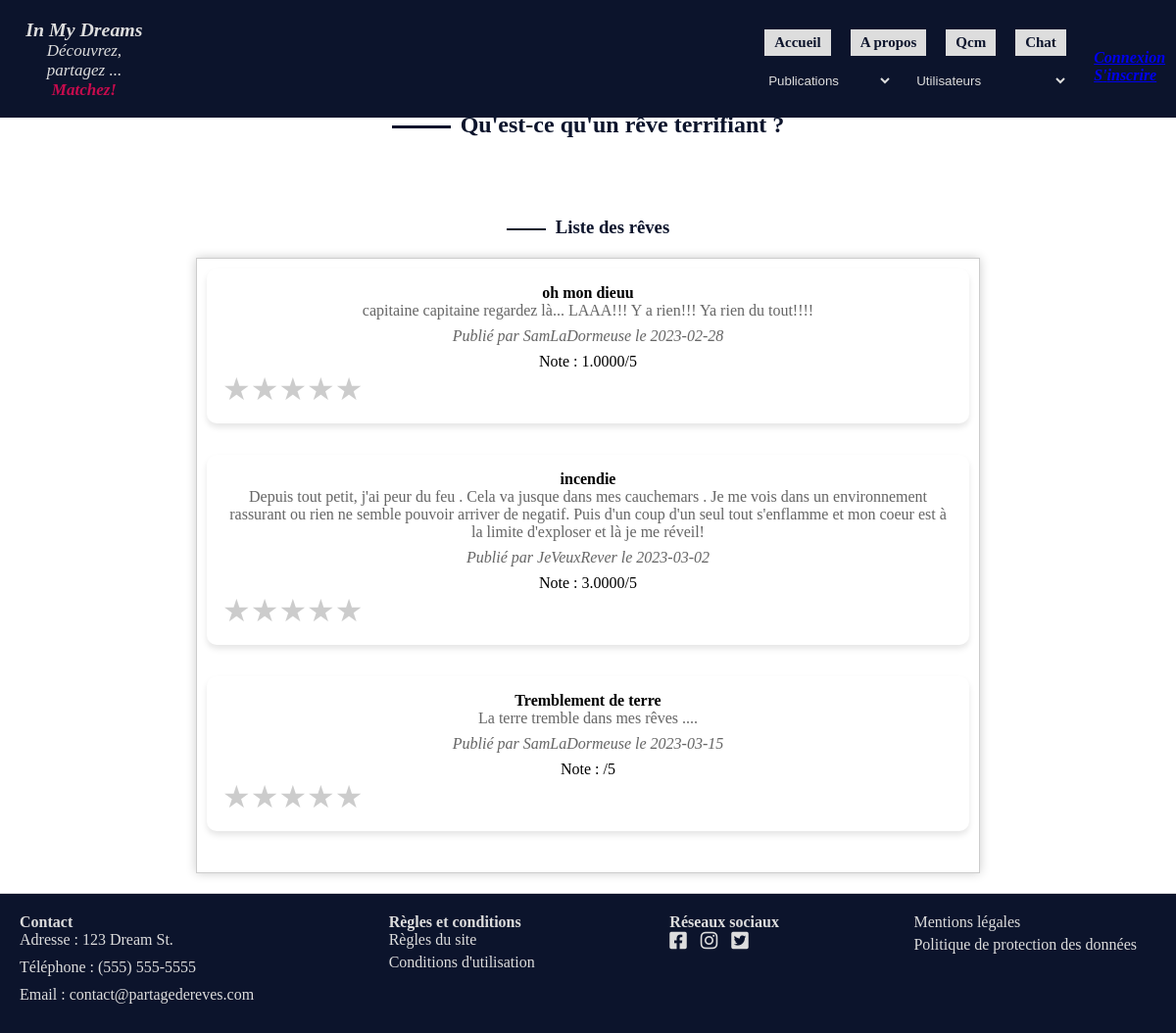
/index.php?page=categ-reves&action=catastrophe, run on the app's committed database.
### tables this page shows
CREATE TABLE `reve` (
  `id_reve` int(11) NOT NULL AUTO_INCREMENT,
  `Libelle_Reve` text NOT NULL,
  `Date_Creation_Reve` date NOT NULL,
  `id_famille_reve` int(11) NOT NULL,
  `id_utilisateur` int(11) NOT NULL,
  `id_type_reve` int(11) DEFAULT NULL,
  `Titre_Reve` varchar(100) DEFAULT NULL,
  `libelle_type_reve` varchar(255) DEFAULT NULL,
  PRIMARY KEY (`id_reve`),
  KEY `REVE_FAMILLE_REVE_FK` (`id_famille_reve`),
  KEY `REVE_UTILISATEUR0_FK` (`id_utilisateur`),
  CONSTRAINT `REVE_FAMILLE_REVE_FK` FOREIGN KEY (`id_famille_reve`) REFERENCES `famille_reve` (`id_famille_reve`),
  CONSTRAINT `REVE_UTILISATEUR0_FK` FOREIGN KEY (`id_utilisateur`) REFERENCES `utilisateur` (`id_utilisateur`)
);

CREATE TABLE `utilisateur` (
  `id_utilisateur` int(11) NOT NULL AUTO_INCREMENT,
  `pseudo` varchar(40) NOT NULL,
  `prenom` varchar(40) NOT NULL,
  `date_naissance` date NOT NULL,
  `email` varchar(40) NOT NULL,
  `mdp` varchar(255) DEFAULT NULL,
  `descript` text,
  `id_sexe` int(11) DEFAULT NULL,
  `id_cp_ville` int(11) DEFAULT NULL,
  `id_type_reve` int(11) DEFAULT NULL,
  PRIMARY KEY (`id_utilisateur`),
  KEY `FK_UTILISATEUR_SEXE` (`id_sexe`),
  KEY `FK_UTILISATEUR_CP_VILLE` (`id_cp_ville`),
  KEY `UTILISATEUR_TYPE_REVE_FK` (`id_type_reve`),
  CONSTRAINT `FK_UTILISATEUR_CP_VILLE` FOREIGN KEY (`id_cp_ville`) REFERENCES `cp_ville` (`id_cp_ville`),
  CONSTRAINT `FK_UTILISATEUR_SEXE` FOREIGN KEY (`id_sexe`) REFERENCES `sexe` (`id_sexe`),
  CONSTRAINT `UTILISATEUR_TYPE_REVE_FK` FOREIGN KEY (`id_type_reve`) REFERENCES `type_reve` (`id_type_reve`)
);

### index.php (called while the page is built)
<?php
require_once 'routers.php';
?>

### dreams/dao/dao_categ_reves.php (called while the page is built, shortened)
<?php
function afficherTypeCata() {
    $conn = getConnexion();
    $SQLStmt = $conn->prepare(
        'SELECT r.*, u.pseudo, AVG(n.note) as note
        FROM REVE r
        JOIN UTILISATEUR u
        ON r.id_utilisateur = u.id_utilisateur
        LEFT JOIN NOTE n
        ON r.id_reve = n.id_reve
        WHERE r.id_type_reve = 35
        GROUP BY r.id_reve;'
    );
    $SQLStmt->execute();
    $reves = $SQLStmt->fetchAll(PDO::FETCH_ASSOC);
    return $reves;
}
?>

### dreams/redirectionCateg/catastrophe.phtml (the view, shortened to what this page needs)
<?php
require_once __DIR__ . '/../dao/dao_categ_reves.php';
?>
<!DOCTYPE html>
<html lang="en">
  <head>
    <link rel="stylesheet" href="https://cdnjs.cloudflare.com/ajax/libs/font-awesome/6.1.0/css/all.min.css">
	<link rel="stylesheet" href="/inmydreams/dreams/style/style.css">
  </head>
<body>
    <main>
        <nav>
            <?php require_once __DIR__ . '/../partials/nav.phtml'; ?>
        </nav>
        <header>
            <h1 class="titre-type-reve">Rêves terrifiants</h1>
        </header>
        <section class="definition-type-reve">
            <h2 class="sous-titre-categ">Qu'est-ce qu'un rêve terrifiant ?</h2>
            <h3 class="h3-liste-reves">Liste des rêves</h3>
                <div class="categ-liste-reves" id="liste-reves">
                    <?php
                    $reves = afficherTypeCata() ;
                    foreach ($reves as $reve) {
                        echo '<div class="reve">';
                        echo '<h4 class="titre-categ-reve">' . $reve['Titre_Reve'] . '</h4>';
                        echo '<p class="libelle-categ-reve">' . $reve['Libelle_Reve'] . '</p>';
                        echo '<p class="info-categ-reve italic">';
                        echo 'Publié par ' . $reve['pseudo'] . ' le ' . $reve['Date_Creation_Reve'];
                        echo '</p>';
                        echo '<div class="note" data-id="' . $reve['id_reve'] . '" data-note="' . $reve['note'] . '">';
                        echo 'Note : ' . $reve['note'] . '/5';
                        echo '</div>';
                        echo '<div class="rating" data-id="' . $reve['id_reve'] . '">';
                        echo '<span class="star" data-value="1">&#9733;</span>';
                        echo '<span class="star" data-value="2">&#9733;</span>';
                        echo '<span class="star" data-value="3">&#9733;</span>';
                        echo '<span class="star" data-value="4">&#9733;</span>';
                        echo '<span class="star" data-value="5">★</span>';
                        echo '</div>';
                        echo '</div>';
                    }
                     ?>
                </div>
        </section>
    </main>
    <footer>
        <?php require_once __DIR__ . '/../partials/footer.phtml'; ?>
    </footer>
</body>
</html>

### dreams/style/style.css (style rules this page uses)
body, html, * { margin: 0; padding: 0; box-sizing: border-box; }
footer { background-color: #0c142c; color: rgb(221, 221, 221);; padding: 20px; }
.definition-type-reve { display: flex; flex-direction: column; align-items: center; text-align: center; border-top: 1px solid rgb(221, 221, 221);; border-bottom: 1px solid rgb(221, 221, 221);; padding: 20px 0; }
.definition-type-reve > * { margin: 20px 0; max-width: 800px; }
.definition-type-reve h2::before { content: ""; display: inline-block; width: 60px; height: 3px; background-color: #0c142c; margin-right: 10px; vertical-align: middle; }
.definition-type-reve h3::before { content: ""; display: inline-block; width: 40px; height: 2px; background-color: #0c142c; margin-right: 10px; vertical-align: middle; }
.categ-liste-reves { box-shadow: 0 0 10px rgba(0, 0, 0, 0.2); border: 1px solid #ccc; padding: 10px; margin: 0 auto; }
.titre-type-reve, .sous-titre-categ, .h3-liste-reves { color:#0c142c; }
.titre-type-reve { font-size: 3em; color: #6b0036; display: flex; justify-content: center; font-family: 'Arial Black', sans-serif; }
.definition-type-reve p { margin-bottom: 20px; text-shadow: 1px 1px 0 #f9f9f9; }
.rating { display: flex; }
.star { font-size: 2rem; cursor: pointer; color: #ccc; }
.italic { font-style: italic; }
.reve { padding: 1rem; margin-bottom: 2rem; width: 100%; background-color: #ffffff; border-radius: 10px; box-shadow: 0 4px 6px rgba(0, 0, 0, 0.1); transition: box-shadow 0.3s, transform 0.3s; }
.reve:not(:last-child) { margin-bottom: 2rem; }
.reve p { font-size: 1rem; color: #666; margin-bottom: 0.5rem; }

### data on the page
reve: Titre_Reve "oh mon dieuu", Libelle_Reve "capitaine capitaine regardez là... LAAA!!! Y a rien!!! Ya rien du tout!!!!", id_utilisateur.pseudo "SamLaDormeuse", Date_Creation_Reve "2023-02-28", note "1.0000"
reve: Titre_Reve "incendie", Libelle_Reve "Depuis tout petit, j'ai peur du feu . Cela va jusque dans mes cauchemars . Je me vois dans un environnement rassurant ou rien ne semble pouvoir arriver de negatif. Puis d'un coup d'un seul tout s'enflamme et mon coeur est à la limite d'exploser et là je me réveil!", id_utilisateur.pseudo "JeVeuxRever", Date_Creation_Reve "2023-03-02", note "3.0000"
reve: Titre_Reve "Tremblement de terre", Libelle_Reve "La terre tremble dans mes rêves ....", id_utilisateur.pseudo "SamLaDormeuse", Date_Creation_Reve "2023-03-15"
